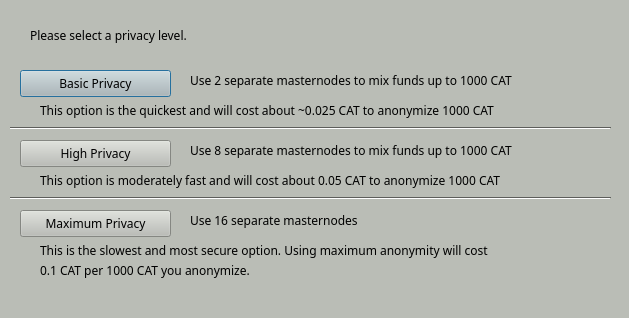
<?xml version="1.0" encoding="UTF-8"?>
<ui version="4.0">
 <class>StashedsendConfig</class>
 <widget class="QDialog" name="StashedsendConfig">
  <property name="geometry">
   <rect>
    <x>0</x>
    <y>0</y>
    <width>629</width>
    <height>318</height>
   </rect>
  </property>
  <property name="palette">
   <palette>
    <active>
     <colorrole role="WindowText">
      <brush brushstyle="SolidPattern">
       <color alpha="255">
        <red>0</red>
        <green>0</green>
        <blue>0</blue>
       </color>
      </brush>
     </colorrole>
     <colorrole role="Button">
      <brush brushstyle="SolidPattern">
       <color alpha="255">
        <red>186</red>
        <green>189</green>
        <blue>182</blue>
       </color>
      </brush>
     </colorrole>
     <colorrole role="Light">
      <brush brushstyle="SolidPattern">
       <color alpha="255">
        <red>255</red>
        <green>255</green>
        <blue>255</blue>
       </color>
      </brush>
     </colorrole>
     <colorrole role="Midlight">
      <brush brushstyle="SolidPattern">
       <color alpha="255">
        <red>220</red>
        <green>222</green>
        <blue>218</blue>
       </color>
      </brush>
     </colorrole>
     <colorrole role="Dark">
      <brush brushstyle="SolidPattern">
       <color alpha="255">
        <red>93</red>
        <green>94</green>
        <blue>91</blue>
       </color>
      </brush>
     </colorrole>
     <colorrole role="Mid">
      <brush brushstyle="SolidPattern">
       <color alpha="255">
        <red>124</red>
        <green>126</green>
        <blue>121</blue>
       </color>
      </brush>
     </colorrole>
     <colorrole role="Text">
      <brush brushstyle="SolidPattern">
       <color alpha="255">
        <red>0</red>
        <green>0</green>
        <blue>0</blue>
       </color>
      </brush>
     </colorrole>
     <colorrole role="BrightText">
      <brush brushstyle="SolidPattern">
       <color alpha="255">
        <red>255</red>
        <green>255</green>
        <blue>255</blue>
       </color>
      </brush>
     </colorrole>
     <colorrole role="ButtonText">
      <brush brushstyle="SolidPattern">
       <color alpha="255">
        <red>0</red>
        <green>0</green>
        <blue>0</blue>
       </color>
      </brush>
     </colorrole>
     <colorrole role="Base">
      <brush brushstyle="SolidPattern">
       <color alpha="255">
        <red>255</red>
        <green>255</green>
        <blue>255</blue>
       </color>
      </brush>
     </colorrole>
     <colorrole role="Window">
      <brush brushstyle="SolidPattern">
       <color alpha="255">
        <red>186</red>
        <green>189</green>
        <blue>182</blue>
       </color>
      </brush>
     </colorrole>
     <colorrole role="Shadow">
      <brush brushstyle="SolidPattern">
       <color alpha="255">
        <red>0</red>
        <green>0</green>
        <blue>0</blue>
       </color>
      </brush>
     </colorrole>
     <colorrole role="AlternateBase">
      <brush brushstyle="SolidPattern">
       <color alpha="255">
        <red>220</red>
        <green>222</green>
        <blue>218</blue>
       </color>
      </brush>
     </colorrole>
     <colorrole role="ToolTipBase">
      <brush brushstyle="SolidPattern">
       <color alpha="255">
        <red>255</red>
        <green>255</green>
        <blue>220</blue>
       </color>
      </brush>
     </colorrole>
     <colorrole role="ToolTipText">
      <brush brushstyle="SolidPattern">
       <color alpha="255">
        <red>0</red>
        <green>0</green>
        <blue>0</blue>
       </color>
      </brush>
     </colorrole>
    </active>
    <inactive>
     <colorrole role="WindowText">
      <brush brushstyle="SolidPattern">
       <color alpha="255">
        <red>0</red>
        <green>0</green>
        <blue>0</blue>
       </color>
      </brush>
     </colorrole>
     <colorrole role="Button">
      <brush brushstyle="SolidPattern">
       <color alpha="255">
        <red>186</red>
        <green>189</green>
        <blue>182</blue>
       </color>
      </brush>
     </colorrole>
     <colorrole role="Light">
      <brush brushstyle="SolidPattern">
       <color alpha="255">
        <red>255</red>
        <green>255</green>
        <blue>255</blue>
       </color>
      </brush>
     </colorrole>
     <colorrole role="Midlight">
      <brush brushstyle="SolidPattern">
       <color alpha="255">
        <red>220</red>
        <green>222</green>
        <blue>218</blue>
       </color>
      </brush>
     </colorrole>
     <colorrole role="Dark">
      <brush brushstyle="SolidPattern">
       <color alpha="255">
        <red>93</red>
        <green>94</green>
        <blue>91</blue>
       </color>
      </brush>
     </colorrole>
     <colorrole role="Mid">
      <brush brushstyle="SolidPattern">
       <color alpha="255">
        <red>124</red>
        <green>126</green>
        <blue>121</blue>
       </color>
      </brush>
     </colorrole>
     <colorrole role="Text">
      <brush brushstyle="SolidPattern">
       <color alpha="255">
        <red>0</red>
        <green>0</green>
        <blue>0</blue>
       </color>
      </brush>
     </colorrole>
     <colorrole role="BrightText">
      <brush brushstyle="SolidPattern">
       <color alpha="255">
        <red>255</red>
        <green>255</green>
        <blue>255</blue>
       </color>
      </brush>
     </colorrole>
     <colorrole role="ButtonText">
      <brush brushstyle="SolidPattern">
       <color alpha="255">
        <red>0</red>
        <green>0</green>
        <blue>0</blue>
       </color>
      </brush>
     </colorrole>
     <colorrole role="Base">
      <brush brushstyle="SolidPattern">
       <color alpha="255">
        <red>255</red>
        <green>255</green>
        <blue>255</blue>
       </color>
      </brush>
     </colorrole>
     <colorrole role="Window">
      <brush brushstyle="SolidPattern">
       <color alpha="255">
        <red>186</red>
        <green>189</green>
        <blue>182</blue>
       </color>
      </brush>
     </colorrole>
     <colorrole role="Shadow">
      <brush brushstyle="SolidPattern">
       <color alpha="255">
        <red>0</red>
        <green>0</green>
        <blue>0</blue>
       </color>
      </brush>
     </colorrole>
     <colorrole role="AlternateBase">
      <brush brushstyle="SolidPattern">
       <color alpha="255">
        <red>220</red>
        <green>222</green>
        <blue>218</blue>
       </color>
      </brush>
     </colorrole>
     <colorrole role="ToolTipBase">
      <brush brushstyle="SolidPattern">
       <color alpha="255">
        <red>255</red>
        <green>255</green>
        <blue>220</blue>
       </color>
      </brush>
     </colorrole>
     <colorrole role="ToolTipText">
      <brush brushstyle="SolidPattern">
       <color alpha="255">
        <red>0</red>
        <green>0</green>
        <blue>0</blue>
       </color>
      </brush>
     </colorrole>
    </inactive>
    <disabled>
     <colorrole role="WindowText">
      <brush brushstyle="SolidPattern">
       <color alpha="255">
        <red>93</red>
        <green>94</green>
        <blue>91</blue>
       </color>
      </brush>
     </colorrole>
     <colorrole role="Button">
      <brush brushstyle="SolidPattern">
       <color alpha="255">
        <red>186</red>
        <green>189</green>
        <blue>182</blue>
       </color>
      </brush>
     </colorrole>
     <colorrole role="Light">
      <brush brushstyle="SolidPattern">
       <color alpha="255">
        <red>255</red>
        <green>255</green>
        <blue>255</blue>
       </color>
      </brush>
     </colorrole>
     <colorrole role="Midlight">
      <brush brushstyle="SolidPattern">
       <color alpha="255">
        <red>220</red>
        <green>222</green>
        <blue>218</blue>
       </color>
      </brush>
     </colorrole>
     <colorrole role="Dark">
      <brush brushstyle="SolidPattern">
       <color alpha="255">
        <red>93</red>
        <green>94</green>
        <blue>91</blue>
       </color>
      </brush>
     </colorrole>
     <colorrole role="Mid">
      <brush brushstyle="SolidPattern">
       <color alpha="255">
        <red>124</red>
        <green>126</green>
        <blue>121</blue>
       </color>
      </brush>
     </colorrole>
     <colorrole role="Text">
      <brush brushstyle="SolidPattern">
       <color alpha="255">
        <red>93</red>
        <green>94</green>
        <blue>91</blue>
       </color>
      </brush>
     </colorrole>
     <colorrole role="BrightText">
      <brush brushstyle="SolidPattern">
       <color alpha="255">
        <red>255</red>
        <green>255</green>
        <blue>255</blue>
       </color>
      </brush>
     </colorrole>
     <colorrole role="ButtonText">
      <brush brushstyle="SolidPattern">
       <color alpha="255">
        <red>93</red>
        <green>94</green>
        <blue>91</blue>
       </color>
      </brush>
     </colorrole>
     <colorrole role="Base">
      <brush brushstyle="SolidPattern">
       <color alpha="255">
        <red>186</red>
        <green>189</green>
        <blue>182</blue>
       </color>
      </brush>
     </colorrole>
     <colorrole role="Window">
      <brush brushstyle="SolidPattern">
       <color alpha="255">
        <red>186</red>
        <green>189</green>
        <blue>182</blue>
       </color>
      </brush>
     </colorrole>
     <colorrole role="Shadow">
      <brush brushstyle="SolidPattern">
       <color alpha="255">
        <red>0</red>
        <green>0</green>
        <blue>0</blue>
       </color>
      </brush>
     </colorrole>
     <colorrole role="AlternateBase">
      <brush brushstyle="SolidPattern">
       <color alpha="255">
        <red>186</red>
        <green>189</green>
        <blue>182</blue>
       </color>
      </brush>
     </colorrole>
     <colorrole role="ToolTipBase">
      <brush brushstyle="SolidPattern">
       <color alpha="255">
        <red>255</red>
        <green>255</green>
        <blue>220</blue>
       </color>
      </brush>
     </colorrole>
     <colorrole role="ToolTipText">
      <brush brushstyle="SolidPattern">
       <color alpha="255">
        <red>0</red>
        <green>0</green>
        <blue>0</blue>
       </color>
      </brush>
     </colorrole>
    </disabled>
   </palette>
  </property>
  <property name="font">
   <font>
    <family>Sawasdee</family>
   </font>
  </property>
  <property name="windowTitle">
   <string>Configure Darksend</string>
  </property>
  <widget class="QPushButton" name="buttonBasic">
   <property name="geometry">
    <rect>
     <x>20</x>
     <y>70</y>
     <width>151</width>
     <height>27</height>
    </rect>
   </property>
   <property name="text">
    <string>Basic Privacy</string>
   </property>
  </widget>
  <widget class="QPushButton" name="buttonHigh">
   <property name="geometry">
    <rect>
     <x>20</x>
     <y>140</y>
     <width>151</width>
     <height>27</height>
    </rect>
   </property>
   <property name="text">
    <string>High Privacy</string>
   </property>
  </widget>
  <widget class="QPushButton" name="buttonMax">
   <property name="geometry">
    <rect>
     <x>20</x>
     <y>210</y>
     <width>151</width>
     <height>27</height>
    </rect>
   </property>
   <property name="text">
    <string>Maximum Privacy</string>
   </property>
  </widget>
  <widget class="QLabel" name="label">
   <property name="geometry">
    <rect>
     <x>30</x>
     <y>20</y>
     <width>571</width>
     <height>31</height>
    </rect>
   </property>
   <property name="text">
    <string>Please select a privacy level.</string>
   </property>
  </widget>
  <widget class="QLabel" name="label_2">
   <property name="geometry">
    <rect>
     <x>190</x>
     <y>70</y>
     <width>421</width>
     <height>21</height>
    </rect>
   </property>
   <property name="text">
    <string>Use 2 separate masternodes to mix funds up to 1000 CAT</string>
   </property>
  </widget>
  <widget class="QLabel" name="label_3">
   <property name="geometry">
    <rect>
     <x>190</x>
     <y>140</y>
     <width>411</width>
     <height>21</height>
    </rect>
   </property>
   <property name="text">
    <string>Use 8 separate masternodes to mix funds up to 1000 CAT</string>
   </property>
  </widget>
  <widget class="QLabel" name="label_4">
   <property name="geometry">
    <rect>
     <x>190</x>
     <y>210</y>
     <width>421</width>
     <height>21</height>
    </rect>
   </property>
   <property name="text">
    <string>Use 16 separate masternodes</string>
   </property>
  </widget>
  <widget class="QLabel" name="label_6">
   <property name="geometry">
    <rect>
     <x>40</x>
     <y>100</y>
     <width>561</width>
     <height>21</height>
    </rect>
   </property>
   <property name="text">
    <string>This option is the quickest and will cost about ~0.025 CAT to anonymize 1000 CAT</string>
   </property>
  </widget>
  <widget class="QLabel" name="label_7">
   <property name="geometry">
    <rect>
     <x>40</x>
     <y>170</y>
     <width>561</width>
     <height>21</height>
    </rect>
   </property>
   <property name="text">
    <string>This option is moderately fast and will cost about 0.05 CAT to anonymize 1000 CAT</string>
   </property>
  </widget>
  <widget class="QLabel" name="label_8">
   <property name="geometry">
    <rect>
     <x>40</x>
     <y>240</y>
     <width>561</width>
     <height>21</height>
    </rect>
   </property>
   <property name="text">
    <string>This is the slowest and most secure option. Using maximum anonymity will cost</string>
   </property>
  </widget>
  <widget class="QLabel" name="label_9">
   <property name="geometry">
    <rect>
     <x>40</x>
     <y>260</y>
     <width>561</width>
     <height>21</height>
    </rect>
   </property>
   <property name="text">
    <string>0.1 CAT per 1000 CAT you anonymize.</string>
   </property>
  </widget>
  <widget class="Line" name="line">
   <property name="geometry">
    <rect>
     <x>10</x>
     <y>120</y>
     <width>601</width>
     <height>16</height>
    </rect>
   </property>
   <property name="orientation">
    <enum>Qt::Horizontal</enum>
   </property>
  </widget>
  <widget class="Line" name="line_2">
   <property name="geometry">
    <rect>
     <x>10</x>
     <y>190</y>
     <width>601</width>
     <height>16</height>
    </rect>
   </property>
   <property name="orientation">
    <enum>Qt::Horizontal</enum>
   </property>
  </widget>
 </widget>
 <resources/>
 <connections/>
</ui>
